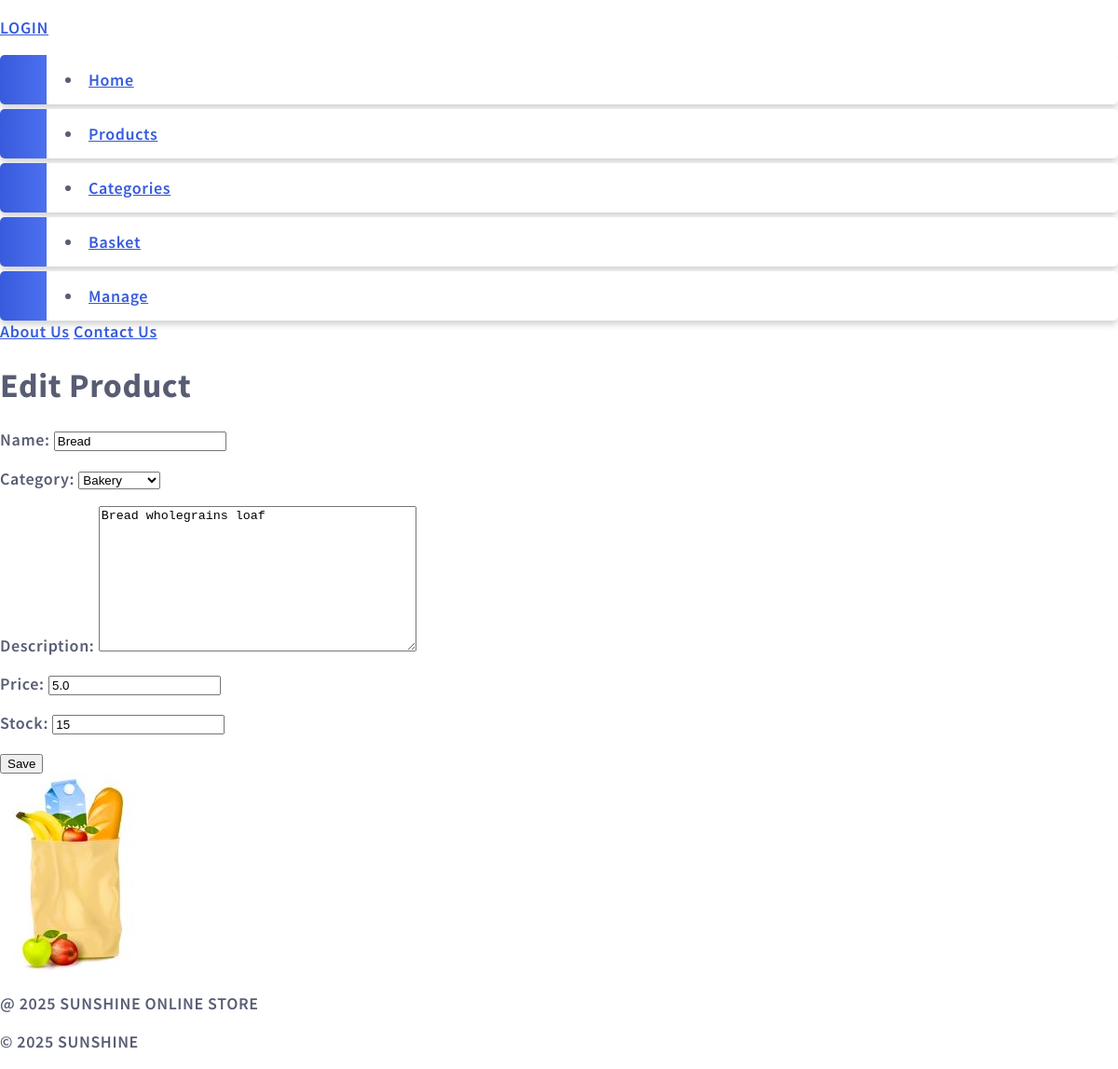
/api/edit_product/1/ (signed in), run on the app's committed database.
### backend/models.py (models this page shows, shortened)
class Product(models.Model):
    name = models.CharField(max_length=250, null=False)
    price = models.FloatField()
    description = models.TextField()
    stock = models.PositiveIntegerField()
    category = models.ForeignKey(Category, on_delete=models.CASCADE,null=True, related_name='products')

class Category(models.Model):
    name = models.CharField(max_length=250)
    description = models.TextField()
    def __str__(self):
        return self.name
    class Meta:
        verbose_name_plural = 'Categories'

### backend/views.py (the view)
# urls.py: path('edit_product/<int:pk>/', views.edit_product, name='edit_product'),
@login_required
def edit_product(request, pk):
    product = get_object_or_404(Product, pk=pk)
    if request.method == 'POST':
        form = ProductForm(request.POST, instance=product)
        if form.is_valid():
            form.save()
            return redirect(to='product', pk=product.pk)
        else:
            raise Exception('Form is not valid')
    else:
        form = ProductForm(instance=product)
    return render(request, template_name= 'edit_product.html', context= {'form':form})

### backend/forms.py (shortened to what this page needs)
class ProductForm(forms.ModelForm):
    class Meta:
        model = Product
        fields = ['name','category','description','price','stock']

### backend/templates/edit_product.html (shortened to what this page needs)
{% extends 'base.html' %}
{% block content %}
<h1>Edit Product</h1>
<form method ='post'>
  {{ form.as_p}}
  <button type="submit">Save</button>
</form>
{% endblock content %}

### allstatic/myglobal.css (style rules this page uses)
body { margin:0; font: 600 18px 'Source Sans Pro', sans-serif; letter-spacing: 0.64px; color: #585d74; }

### data on the page
Product: name "Bread", category "Bakery", description "Bread wholegrains loaf", price "5.0", stock "15"
